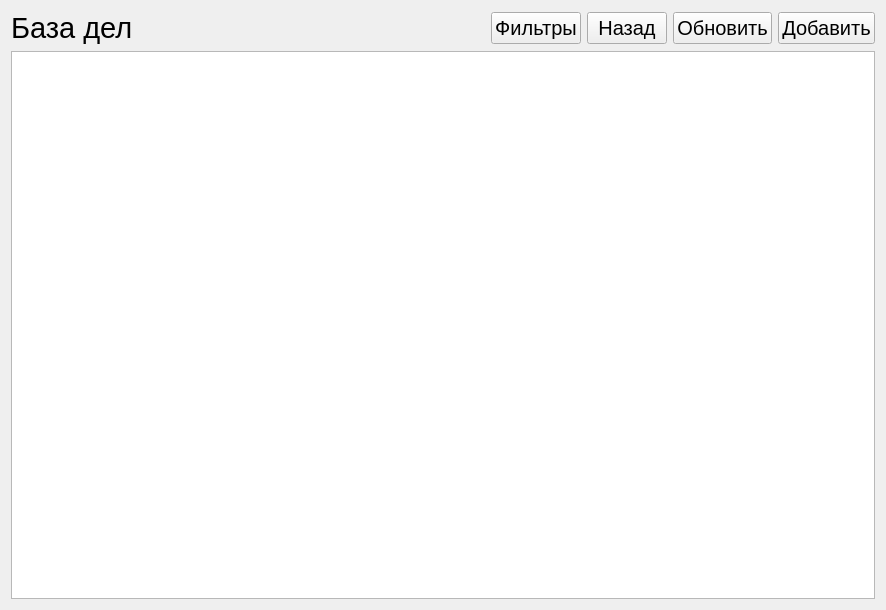
<?xml version="1.0" encoding="UTF-8"?>
<ui version="4.0">
 <class>Form</class>
 <widget class="QWidget" name="Form">
  <property name="geometry">
   <rect>
    <x>0</x>
    <y>0</y>
    <width>886</width>
    <height>610</height>
   </rect>
  </property>
  <property name="windowTitle">
   <string>База дел</string>
  </property>
  <property name="windowIcon">
   <iconset resource="../pdricons.qrc">
    <normaloff>:/icons/Archivist/icon.ico</normaloff>:/icons/Archivist/icon.ico</iconset>
  </property>
  <layout class="QGridLayout" name="gridLayout">
   <item row="0" column="0">
    <widget class="QLabel" name="label">
     <property name="text">
      <string>&lt;html&gt;&lt;head/&gt;&lt;body&gt;&lt;p&gt;&lt;span style=&quot; font-size:22pt;&quot;&gt;База дел&lt;/span&gt;&lt;/p&gt;&lt;/body&gt;&lt;/html&gt;</string>
     </property>
    </widget>
   </item>
   <item row="0" column="5">
    <widget class="QPushButton" name="pushButton_3">
     <property name="font">
      <font>
       <pointsize>15</pointsize>
      </font>
     </property>
     <property name="text">
      <string>Добавить</string>
     </property>
    </widget>
   </item>
   <item row="0" column="3">
    <widget class="QPushButton" name="pushButton">
     <property name="font">
      <font>
       <pointsize>15</pointsize>
      </font>
     </property>
     <property name="text">
      <string>Назад</string>
     </property>
     <property name="icon">
      <iconset resource="../pdricons.qrc">
       <normaloff>:/icons/icons/Рисунок15.png</normaloff>:/icons/icons/Рисунок15.png</iconset>
     </property>
     <property name="iconSize">
      <size>
       <width>20</width>
       <height>20</height>
      </size>
     </property>
    </widget>
   </item>
   <item row="0" column="2">
    <widget class="QPushButton" name="pushButton_4">
     <property name="font">
      <font>
       <pointsize>15</pointsize>
      </font>
     </property>
     <property name="text">
      <string>Фильтры</string>
     </property>
    </widget>
   </item>
   <item row="0" column="1">
    <spacer name="horizontalSpacer">
     <property name="orientation">
      <enum>Qt::Horizontal</enum>
     </property>
     <property name="sizeHint" stdset="0">
      <size>
       <width>40</width>
       <height>20</height>
      </size>
     </property>
    </spacer>
   </item>
   <item row="0" column="4">
    <widget class="QPushButton" name="pushButton_2">
     <property name="font">
      <font>
       <pointsize>15</pointsize>
      </font>
     </property>
     <property name="text">
      <string>Обновить</string>
     </property>
     <property name="icon">
      <iconset resource="../pdricons.qrc">
       <normaloff>:/icons/icons/Рисунок16.png</normaloff>:/icons/icons/Рисунок16.png</iconset>
     </property>
     <property name="iconSize">
      <size>
       <width>20</width>
       <height>20</height>
      </size>
     </property>
    </widget>
   </item>
   <item row="1" column="0" colspan="6">
    <widget class="QTableWidget" name="tableWidget"/>
   </item>
  </layout>
 </widget>
 <resources>
  <include location="../pdricons.qrc"/>
 </resources>
 <connections/>
</ui>
